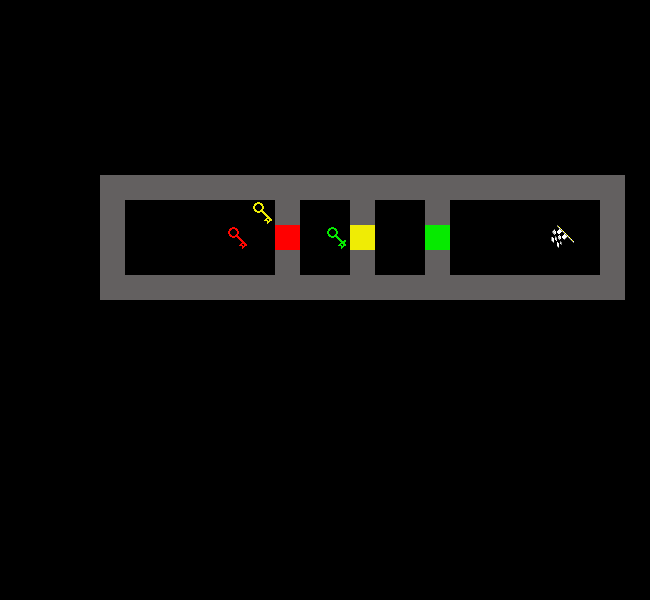

Tiled map render using the project's own tile images. Description and the map definition, with tile-layer contents summarised, below:
An orthogonal 26x24 tile map with 25x25 px tiles, 1 tile layer (map).

<map version="1.0" orientation="orthogonal" width="26" height="24" tilewidth="25" tileheight="25">
 <tileset firstgid="1" name="tileset" tilewidth="25" tileheight="25">
  <image source="tileset.png" trans="ff00ff" width="250" height="250" />
  <tile id="0">
   <properties>
    <property name="color" value="red" />
    <property name="type" value="key" />
   </properties>
  </tile>
  <tile id="1">
   <properties>
    <property name="color" value="yellow" />
    <property name="type" value="key" />
   </properties>
  </tile>
  <tile id="2">
   <properties>
    <property name="color" value="blue" />
    <property name="type" value="key" />
   </properties>
  </tile>
  <tile id="10">
   <properties>
    <property name="color" value="green" />
    <property name="type" value="key" />
   </properties>
  </tile>
  <tile id="11">
   <properties>
    <property name="color" value="aqua" />
    <property name="type" value="key" />
   </properties>
  </tile>
  <tile id="20">
   <properties>
    <property name="color" value="red" />
    <property name="type" value="door" />
   </properties>
  </tile>
  <tile id="21">
   <properties>
    <property name="color" value="yellow" />
    <property name="type" value="door" />
   </properties>
  </tile>
  <tile id="22">
   <properties>
    <property name="color" value="blue" />
    <property name="type" value="door" />
   </properties>
  </tile>
  <tile id="30">
   <properties>
    <property name="color" value="green" />
    <property name="type" value="door" />
   </properties>
  </tile>
  <tile id="40">
   <properties>
    <property name="type" value="wall" />
   </properties>
  </tile>
  <tile id="50">
   <properties>
    <property name="type" value="start" />
   </properties>
  </tile>
  <tile id="51">
   <properties>
    <property name="type" value="goal" />
   </properties>
  </tile>
 </tileset>
 <layer name="map" width="26" height="24">
  <data>[624 cells, 62 non-empty, 9 distinct tile ids]</data>
 </layer>
</map>